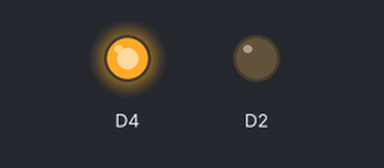
The sketch below on a simulated ESP8266 (NodeMCU). On the bench: output pins drawn as LEDs (lit = HIGH).

Above: at 0.5 s.
At 2.5 s:
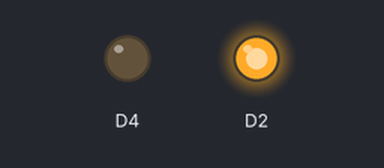
At 3.5 s:
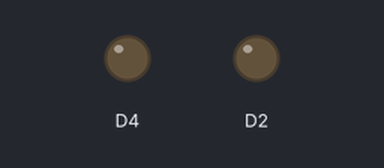
Timing chart, 0 to 5.2 s (numbered marks = the images above):
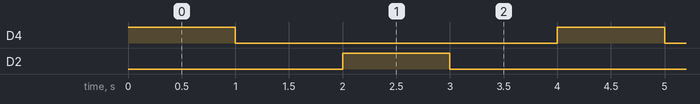

Measured:
- by itself, D4, D2: alternates HIGH for 1.0 s and LOW for 3.0 s
- by itself, everything shown: repeats every 4.0 s, in 4 steps

The sketch:

sketch_may11c.ino
```cpp
void setup() {
  pinMode (D4,OUTPUT);
  pinMode (D2,OUTPUT);


}

void loop() {
  digitalWrite (D4,HIGH);
  delay(1000);
  digitalWrite (D4,LOW);
  delay(1000);
  digitalWrite (D2,HIGH);
  delay(1000);
  digitalWrite (D2,LOW);
  delay(1000);

}
```
